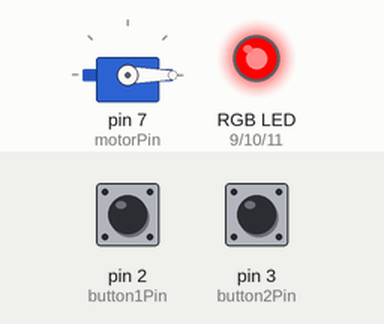
This sketch was run on a simulated Arduino Uno, built with avr-gcc and run on an emulated ATmega328P. On the bench: servo, an RGB LED mixed from three pins (HIGH = lit). Inputs (shaded band) come from the test bench; at power-on: pin 3 (button2Pin) HIGH, pin 2 (button1Pin) HIGH. What the sketch prints to the serial monitor is not drawn.

Above: at 1.2 s.
1.3 s: pin 3 (button2Pin) pulled LOW for 0.15 s
At 3.3 s:
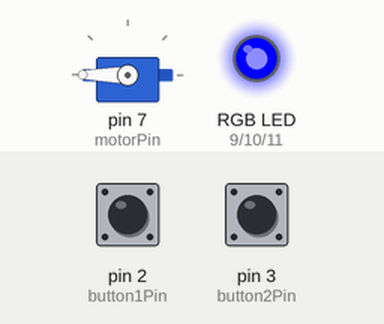
3.6 s: pin 2 (button1Pin) pulled LOW for 0.15 s
At 4.05 s:
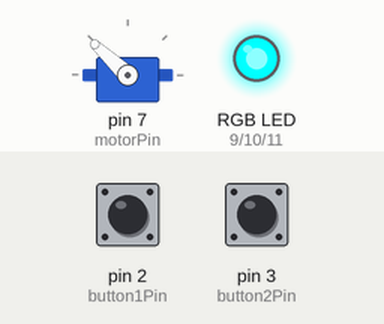
5.9 s: pin 2 (button1Pin) pulled LOW for 1 s
At 6.35 s:
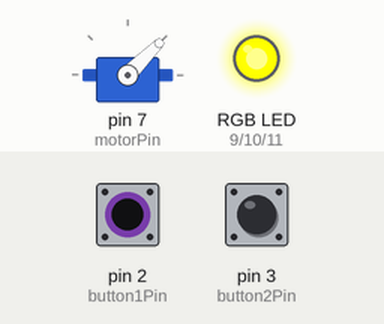
8.6 s: pin 3 (button2Pin) pulled LOW for 0.15 s
At 9.3 s:
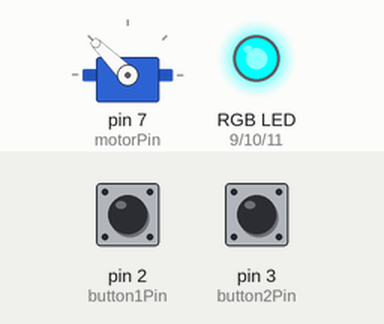
10.4 s: pin 3 (button2Pin) pulled LOW for 1 s
At 10.85 s:
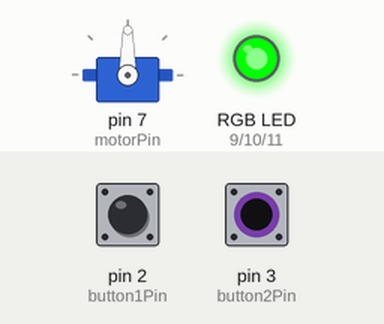
13.6 s: pin 3 (button2Pin) pulled LOW for 3.2 s
At 18.1 s:
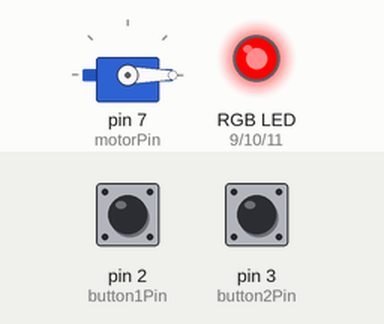
Timing chart, 0 to 19.3 s (numbered marks = the images above; inputs shaded):
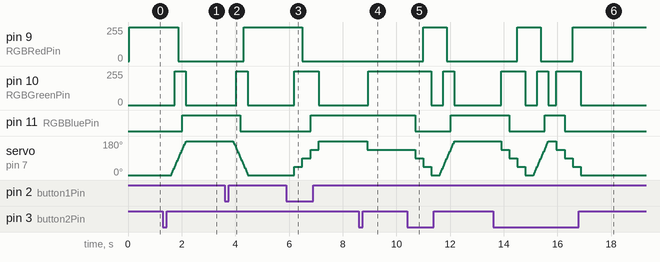

Measured:
- after the input at 1.3 s, pin 9 (RGBRedPin): 252/255 → 255/255 after 0.06 s, → 0/255 0.52 s later; pin 10 (RGBGreenPin): 0/255 → 255/255 after 0.44 s, → 0/255 0.42 s later; pin 11 (RGBBluePin): LOW → HIGH after 0.72 s; servo on pin 7 (motorPin): moves from 0° to 180° over 0.56 s, starting after 0.31 s
- after the input at 3.6 s, pin 9 (RGBRedPin): 0/255 → 255/255 after 0.72 s; pin 10 (RGBGreenPin): 0/255 → 255/255 after 0.44 s, → 0/255 0.42 s later; pin 11 (RGBBluePin): HIGH → LOW after 0.58 s; servo on pin 7 (motorPin): moves from 180° to 0° over 0.56 s, starting after 0.31 s
- after the input at 5.9 s, pin 9 (RGBRedPin): 255/255 → 0/255 after 0.60 s; pin 10 (RGBGreenPin): 0/255 → 255/255 after 0.30 s, → 0/255 0.90 s later; pin 11 (RGBBluePin): LOW → HIGH after 0.90 s; servo on pin 7 (motorPin): 0° → 45° after 0.30 s, → 90° 0.30 s later, → 135° 0.30 s later, → 180° 0.30 s later
- after the input at 8.6 s, pin 10 (RGBGreenPin): 0/255 → 255/255 after 0.35 s; servo on pin 7 (motorPin): 180° → 135° after 0.31 s
- after the input at 10.4 s, pin 9 (RGBRedPin): 0/255 → 255/255 after 0.60 s, → 0/255 0.88 s later; pin 10 (RGBGreenPin): 255/255 → 0/255 after 0.90 s, → 255/255 0.44 s later, → 0/255 0.42 s later; pin 11 (RGBBluePin): HIGH → LOW after 0.30 s, → HIGH 1.3 s later
- after the input at 13.6 s, pin 9 (RGBRedPin): 0/255 → 255/255 after 0.90 s, → 0/255 0.88 s later, → 255/255 1.2 s later; pin 10 (RGBGreenPin): goes 255/255 0.90 s, 0/255 0.44 s, 255/255 0.42 s, 0/255 0.30 s, 255/255 0.90 s, then 0/255, starting after 0.30 s

The sketch:

MicroServo.ino
```cpp
/**
 * Author: Yu-Hsuan Huang
 * Date: 2020/03/19
 *
 * Internet of Things - Arduino Lab12
 *
 */

#include <Servo.h>

#define QUARTER_ANGLE 45 // 25% in 180 angle

Servo myservo;  // create servo object to control a servo

int button1Pin = 2;
int button2Pin = 3;
int motorPin = 7;
int RGBRedPin = 9;
int RGBGreenPin = 10;
int RGBBluePin = 11;

int option = 0;
int angle = 0;

void setup() {
  Serial.begin(9600);
  myservo.attach(motorPin);  // attaches the servo on pin 9 to the servo object
  //Button
  pinMode(button1Pin, INPUT);
  pinMode(button2Pin, INPUT);
  //LED
  pinMode(RGBRedPin, OUTPUT);
  pinMode(RGBGreenPin, OUTPUT);
  pinMode(RGBBluePin, OUTPUT);
}

void loop() {

  if(digitalRead(button1Pin) == LOW) {
    option = 1;
    delay(300);
  }
  if(digitalRead(button2Pin) == LOW) {
    option = -1;
    delay(300);
  }
  changeServoMotor(option);
  option = 0;

}

void changeServoMotor(int option) {
  angle = angle + (QUARTER_ANGLE * option);
  if(angle < 0) {
    angle = 180;
    gotoEnd();
    return;
  } else if ( angle > 180) {
    angle = 0;
    gotoStart();
    return;
  }
  displayLEDByAngle(angle);
  myservo.write(angle);
  Serial.println(angle);
}

void displayLEDByAngle(int angle) {
  digitalWrite(RGBRedPin, LOW);
  digitalWrite(RGBBluePin, LOW);
  digitalWrite(RGBGreenPin, LOW);

  switch(angle) {
    case 0:
      digitalWrite(RGBRedPin, HIGH);
      break;
    case 45:
      digitalWrite(RGBRedPin, HIGH);
      digitalWrite(RGBGreenPin, HIGH);
      break;
    case 90:
      digitalWrite(RGBGreenPin, HIGH);
      break;
    case 135:
      digitalWrite(RGBBluePin, HIGH);
      digitalWrite(RGBGreenPin, HIGH);
      break;
    case 180:
      digitalWrite(RGBBluePin, HIGH);
      break;
  }
}

void gotoEnd() {
  for(int i=0; i<=180; i++) {
    myservo.write(i);
    if(i < 45) {
      digitalWrite(RGBRedPin, HIGH);
      digitalWrite(RGBBluePin, LOW);
      digitalWrite(RGBGreenPin, LOW);
    }else if (i < 90 && i >=45) {
      digitalWrite(RGBRedPin, HIGH);
      digitalWrite(RGBBluePin, LOW);
      digitalWrite(RGBGreenPin, HIGH);
    }else if (i < 135 && i>=90) {
      digitalWrite(RGBRedPin, LOW);
      digitalWrite(RGBBluePin, LOW);
      digitalWrite(RGBGreenPin, HIGH);
    }else if (i < 180 && i>=135) {
      digitalWrite(RGBRedPin, LOW);
      digitalWrite(RGBBluePin, HIGH);
      digitalWrite(RGBGreenPin, HIGH);
    }else {
      digitalWrite(RGBRedPin, LOW);
      digitalWrite(RGBBluePin, HIGH);
      digitalWrite(RGBGreenPin, LOW);
    }
    delay(3);
  }
}

void gotoStart() {
  for(int i=180; i>=0; i--) {
    myservo.write(i);
    if(i > 135) {
      digitalWrite(RGBRedPin, LOW);
      digitalWrite(RGBBluePin, HIGH);
      digitalWrite(RGBGreenPin, LOW);
    }else if (i > 90 && i <= 135) {
      digitalWrite(RGBRedPin, LOW);
      digitalWrite(RGBBluePin, HIGH);
      digitalWrite(RGBGreenPin, HIGH);
    }else if (i > 45 && i <= 90) {
      digitalWrite(RGBRedPin, LOW);
      digitalWrite(RGBBluePin, LOW);
      digitalWrite(RGBGreenPin, HIGH);
    }else if (i > 0 && i <= 45) {
      digitalWrite(RGBRedPin, HIGH);
      digitalWrite(RGBBluePin, LOW);
      digitalWrite(RGBGreenPin, HIGH);
    }else {
      digitalWrite(RGBRedPin, HIGH);
      digitalWrite(RGBBluePin, LOW);
      digitalWrite(RGBGreenPin, LOW);
    }
    delay(3);
  }
}
```
